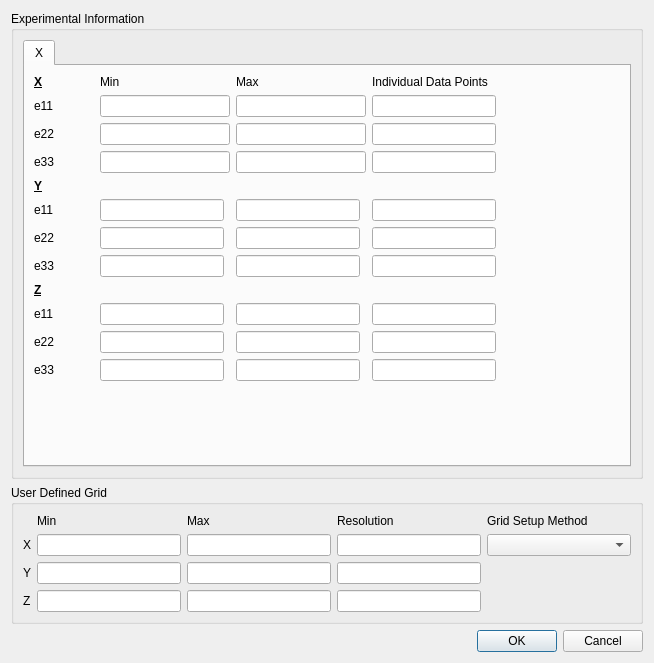
<?xml version="1.0" encoding="UTF-8"?>
<ui version="4.0">
 <class>Dialog</class>
 <widget class="QDialog" name="Dialog">
  <property name="geometry">
   <rect>
    <x>0</x>
    <y>0</y>
    <width>654</width>
    <height>663</height>
   </rect>
  </property>
  <property name="windowTitle">
   <string>Dialog</string>
  </property>
  <layout class="QVBoxLayout" name="verticalLayout">
   <item>
    <widget class="QGroupBox" name="groupBox_2">
     <property name="title">
      <string>Experimental Information</string>
     </property>
     <layout class="QGridLayout" name="gridLayout_5">
      <item row="0" column="0">
       <widget class="QTabWidget" name="tabWidget">
        <property name="currentIndex">
         <number>0</number>
        </property>
        <widget class="QWidget" name="tab">
         <attribute name="title">
          <string>X</string>
         </attribute>
         <layout class="QGridLayout" name="gridLayout_3">
          <item row="10" column="3">
           <widget class="QLineEdit" name="lineEdit_e33YMax"/>
          </item>
          <item row="8" column="5">
           <widget class="QLineEdit" name="lineEdit_e11NumIndvPointsY"/>
          </item>
          <item row="1" column="1" colspan="2">
           <widget class="QLineEdit" name="lineEdit_e11XMin"/>
          </item>
          <item row="1" column="6">
           <spacer name="horizontalSpacer_2">
            <property name="orientation">
             <enum>Qt::Horizontal</enum>
            </property>
            <property name="sizeHint" stdset="0">
             <size>
              <width>40</width>
              <height>20</height>
             </size>
            </property>
           </spacer>
          </item>
          <item row="0" column="1" colspan="2">
           <widget class="QLabel" name="label_22">
            <property name="text">
             <string>Min</string>
            </property>
           </widget>
          </item>
          <item row="8" column="1">
           <widget class="QLineEdit" name="lineEdit_e11YMin"/>
          </item>
          <item row="10" column="5">
           <widget class="QLineEdit" name="lineEdit_e33NumIndvPointsY"/>
          </item>
          <item row="3" column="1" colspan="2">
           <widget class="QLineEdit" name="lineEdit_e33XMin"/>
          </item>
          <item row="9" column="5">
           <widget class="QLineEdit" name="lineEdit_e22NumIndvPointsY"/>
          </item>
          <item row="2" column="0">
           <widget class="QLabel" name="label_23">
            <property name="text">
             <string>e22</string>
            </property>
           </widget>
          </item>
          <item row="2" column="1" colspan="2">
           <widget class="QLineEdit" name="lineEdit_e22XMin"/>
          </item>
          <item row="1" column="0">
           <widget class="QLabel" name="label_24">
            <property name="text">
             <string>e11</string>
            </property>
           </widget>
          </item>
          <item row="20" column="1">
           <widget class="QLineEdit" name="lineEdit_e33ZMin"/>
          </item>
          <item row="9" column="3">
           <widget class="QLineEdit" name="lineEdit_e22YMax"/>
          </item>
          <item row="8" column="3">
           <widget class="QLineEdit" name="lineEdit_e11YMax"/>
          </item>
          <item row="10" column="1">
           <widget class="QLineEdit" name="lineEdit_e33YMin"/>
          </item>
          <item row="0" column="0">
           <widget class="QLabel" name="label_15">
            <property name="minimumSize">
             <size>
              <width>60</width>
              <height>0</height>
             </size>
            </property>
            <property name="font">
             <font>
              <weight>75</weight>
              <italic>false</italic>
              <bold>true</bold>
              <underline>true</underline>
              <strikeout>false</strikeout>
             </font>
            </property>
            <property name="text">
             <string>X</string>
            </property>
           </widget>
          </item>
          <item row="3" column="0">
           <widget class="QLabel" name="label_25">
            <property name="text">
             <string>e33</string>
            </property>
           </widget>
          </item>
          <item row="9" column="0">
           <widget class="QLabel" name="label_16">
            <property name="text">
             <string>e22</string>
            </property>
           </widget>
          </item>
          <item row="9" column="1">
           <widget class="QLineEdit" name="lineEdit_e22YMin"/>
          </item>
          <item row="11" column="0">
           <widget class="QLabel" name="label_14">
            <property name="font">
             <font>
              <weight>75</weight>
              <italic>false</italic>
              <bold>true</bold>
              <underline>true</underline>
              <strikeout>false</strikeout>
             </font>
            </property>
            <property name="text">
             <string>Z</string>
            </property>
           </widget>
          </item>
          <item row="7" column="0">
           <widget class="QLabel" name="label_13">
            <property name="font">
             <font>
              <weight>75</weight>
              <italic>false</italic>
              <bold>true</bold>
              <underline>true</underline>
              <strikeout>false</strikeout>
             </font>
            </property>
            <property name="text">
             <string>Y</string>
            </property>
           </widget>
          </item>
          <item row="8" column="0">
           <widget class="QLabel" name="label_17">
            <property name="text">
             <string>e11</string>
            </property>
           </widget>
          </item>
          <item row="3" column="3" colspan="2">
           <widget class="QLineEdit" name="lineEdit_e33XMax"/>
          </item>
          <item row="1" column="5">
           <widget class="QLineEdit" name="lineEdit_e11NumIndvPointsX"/>
          </item>
          <item row="3" column="5">
           <widget class="QLineEdit" name="lineEdit_e33NumIndvPointsX"/>
          </item>
          <item row="0" column="5">
           <widget class="QLabel" name="label_27">
            <property name="text">
             <string>Individual Data Points</string>
            </property>
           </widget>
          </item>
          <item row="2" column="5">
           <widget class="QLineEdit" name="lineEdit_e22NumIndvPointsX"/>
          </item>
          <item row="19" column="1">
           <widget class="QLineEdit" name="lineEdit_e22ZMin"/>
          </item>
          <item row="2" column="3" colspan="2">
           <widget class="QLineEdit" name="lineEdit_e22XMax"/>
          </item>
          <item row="1" column="3" colspan="2">
           <widget class="QLineEdit" name="lineEdit_e11XMax"/>
          </item>
          <item row="0" column="3">
           <widget class="QLabel" name="label_26">
            <property name="text">
             <string>Max</string>
            </property>
           </widget>
          </item>
          <item row="10" column="0">
           <widget class="QLabel" name="label_18">
            <property name="text">
             <string>e33</string>
            </property>
           </widget>
          </item>
          <item row="21" column="1">
           <spacer name="verticalSpacer">
            <property name="orientation">
             <enum>Qt::Vertical</enum>
            </property>
            <property name="sizeHint" stdset="0">
             <size>
              <width>20</width>
              <height>40</height>
             </size>
            </property>
           </spacer>
          </item>
          <item row="17" column="0">
           <widget class="QLabel" name="label_7">
            <property name="text">
             <string>e11</string>
            </property>
           </widget>
          </item>
          <item row="19" column="0">
           <widget class="QLabel" name="label_8">
            <property name="text">
             <string>e22</string>
            </property>
           </widget>
          </item>
          <item row="20" column="0">
           <widget class="QLabel" name="label_9">
            <property name="text">
             <string>e33</string>
            </property>
           </widget>
          </item>
          <item row="19" column="3">
           <widget class="QLineEdit" name="lineEdit_e22ZMax"/>
          </item>
          <item row="19" column="5">
           <widget class="QLineEdit" name="lineEdit_e22NumIndvPointsZ"/>
          </item>
          <item row="17" column="3">
           <widget class="QLineEdit" name="lineEdit_e11ZMax"/>
          </item>
          <item row="17" column="5">
           <widget class="QLineEdit" name="lineEdit_e11NumIndvPointsZ"/>
          </item>
          <item row="20" column="3">
           <widget class="QLineEdit" name="lineEdit_e33ZMax"/>
          </item>
          <item row="17" column="1">
           <widget class="QLineEdit" name="lineEdit_e11ZMin"/>
          </item>
          <item row="20" column="5">
           <widget class="QLineEdit" name="lineEdit_e33NumIndvPointsZ"/>
          </item>
         </layout>
        </widget>
       </widget>
      </item>
     </layout>
    </widget>
   </item>
   <item>
    <widget class="QGroupBox" name="groupBox">
     <property name="title">
      <string>User Defined Grid</string>
     </property>
     <layout class="QGridLayout" name="gridLayout">
      <item row="4" column="3">
       <widget class="QLineEdit" name="lineEdit_gridResolutionZ"/>
      </item>
      <item row="4" column="0">
       <widget class="QLabel" name="label_3">
        <property name="text">
         <string>Z</string>
        </property>
       </widget>
      </item>
      <item row="4" column="2">
       <widget class="QLineEdit" name="lineEdit_gridMaxZ"/>
      </item>
      <item row="4" column="1">
       <widget class="QLineEdit" name="lineEdit_gridMinZ"/>
      </item>
      <item row="3" column="0">
       <widget class="QLabel" name="label_2">
        <property name="text">
         <string>Y</string>
        </property>
       </widget>
      </item>
      <item row="3" column="1">
       <widget class="QLineEdit" name="lineEdit_gridMinY"/>
      </item>
      <item row="3" column="2">
       <widget class="QLineEdit" name="lineEdit_gridMaxY"/>
      </item>
      <item row="1" column="0">
       <widget class="QLabel" name="label">
        <property name="text">
         <string>X</string>
        </property>
       </widget>
      </item>
      <item row="1" column="1">
       <widget class="QLineEdit" name="lineEdit_gridMinX"/>
      </item>
      <item row="1" column="2">
       <widget class="QLineEdit" name="lineEdit_gridMaxX"/>
      </item>
      <item row="1" column="3">
       <widget class="QLineEdit" name="lineEdit_gridResolutionX"/>
      </item>
      <item row="0" column="3">
       <widget class="QLabel" name="label_6">
        <property name="text">
         <string>Resolution</string>
        </property>
       </widget>
      </item>
      <item row="0" column="1">
       <widget class="QLabel" name="label_4">
        <property name="text">
         <string>Min</string>
        </property>
       </widget>
      </item>
      <item row="0" column="2">
       <widget class="QLabel" name="label_5">
        <property name="text">
         <string>Max</string>
        </property>
       </widget>
      </item>
      <item row="3" column="3">
       <widget class="QLineEdit" name="lineEdit_gridResolutionY"/>
      </item>
      <item row="4" column="4">
       <spacer name="horizontalSpacer_4">
        <property name="orientation">
         <enum>Qt::Horizontal</enum>
        </property>
        <property name="sizeHint" stdset="0">
         <size>
          <width>40</width>
          <height>20</height>
         </size>
        </property>
       </spacer>
      </item>
      <item row="1" column="4">
       <widget class="QComboBox" name="comboBox_alignmentCriteria">
        <property name="toolTip">
         <string>&lt;html&gt;&lt;head/&gt;&lt;body&gt;&lt;p&gt;Calculate strain/stress along the specified direction.&lt;/p&gt;&lt;p&gt;1. If the grids of e11, e22 and e33 do not match, grids will be aligned to e11, e22 or e33 as specified.&lt;/p&gt;&lt;p&gt;2. Automatically the finest grid among them or user defined grids.&lt;/p&gt;&lt;p&gt;3. User can specify a grid by 3D range and resolution&lt;/p&gt;&lt;/body&gt;&lt;/html&gt;</string>
        </property>
       </widget>
      </item>
      <item row="0" column="4">
       <widget class="QLabel" name="label_10">
        <property name="text">
         <string>Grid Setup Method</string>
        </property>
       </widget>
      </item>
     </layout>
    </widget>
   </item>
   <item>
    <widget class="QDialogButtonBox" name="buttonBox">
     <property name="orientation">
      <enum>Qt::Horizontal</enum>
     </property>
     <property name="standardButtons">
      <set>QDialogButtonBox::Cancel|QDialogButtonBox::Ok</set>
     </property>
    </widget>
   </item>
  </layout>
 </widget>
 <resources/>
 <connections>
  <connection>
   <sender>buttonBox</sender>
   <signal>accepted()</signal>
   <receiver>Dialog</receiver>
   <slot>accept()</slot>
   <hints>
    <hint type="sourcelabel">
     <x>248</x>
     <y>254</y>
    </hint>
    <hint type="destinationlabel">
     <x>157</x>
     <y>274</y>
    </hint>
   </hints>
  </connection>
  <connection>
   <sender>buttonBox</sender>
   <signal>rejected()</signal>
   <receiver>Dialog</receiver>
   <slot>reject()</slot>
   <hints>
    <hint type="sourcelabel">
     <x>316</x>
     <y>260</y>
    </hint>
    <hint type="destinationlabel">
     <x>286</x>
     <y>274</y>
    </hint>
   </hints>
  </connection>
 </connections>
</ui>
